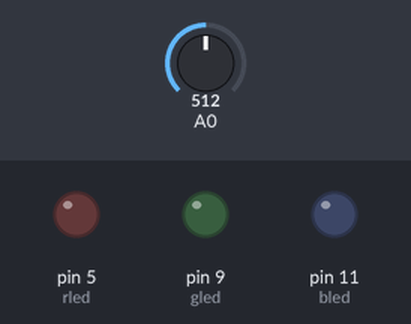
A sketch run on a simulated Arduino Uno, built with avr-gcc and run on an emulated ATmega328P. Shown: output pins drawn as LEDs (lit = HIGH). The inputs (shaded band) are chosen by the test bench; at power-on: A0 = 512.

Above: at 1.2 s.
1.3 s: A0 set to 716
At 2.04 s:
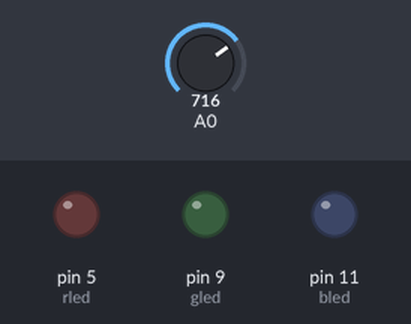
4.3 s: A0 set to 511
At 4.8 s:
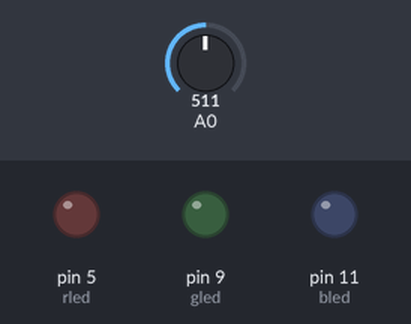
7.3 s: A0 set to 306
At 7.73 s:
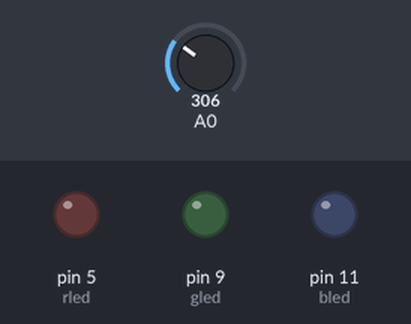
Timing chart, 0 to 16.3 s (numbered marks = the images above; inputs shaded):
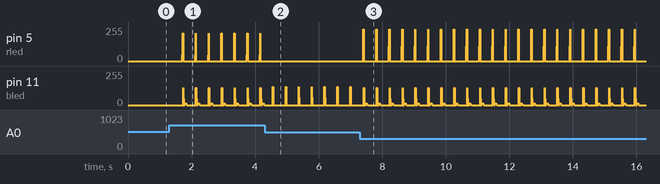

Measured:
- after the input at 1.3 s, pin 5 (rled): 0/255 → 44/255 after 0.41 s, then repeats every 0.41 s: 209/255 0.01 s, 0/255 0.39 s, 44/255 0.01 s; pin 11 (bled): 0/255 → 128/255 after 0.43 s, then repeats every 0.41 s: 48/255 0.01 s, 0/255 0.04 s, 12/255 0.04 s, 2/255 0.04 s, 0/255 0.27 s, 128/255 0.01 s
- after the input at 4.3 s, pin 5 (rled): stops changing and stays 0/255
- after the input at 7.3 s, pin 5 (rled): 0/255 → 112/255 after 0.10 s, then repeats every 0.41 s: 238/255 0.01 s, 0/255 0.39 s, 112/255 0.01 s

The sketch:

audio_disco.ino
```cpp
#include <arduinoFFT.h>
#define SAMPLES 64
#define rled 5
#define gled 9
#define bled 11
double vReal[SAMPLES];
double vImag[SAMPLES];
int glow;
arduinoFFT FFT = arduinoFFT();
void setup() {
//  ADCSRA = 0b11100101;    // set ADC to free running mode and set pre-scalar to 32 (0xe5)
//  ADMUX = 0b00000000;     // use pin A0 and external voltage reference
  pinMode(rled,OUTPUT);
  pinMode(gled,OUTPUT);
  pinMode(bled,OUTPUT);
  pinMode(A0, INPUT);
  Serial.begin(115200);
}
void loop() {

  // Sampling
  for (int i = 0; i < SAMPLES; i++)
  {
//    while (!(ADCSRA & 0x10));   // wait for ADC to complete current conversion ie ADIF bit set
//    ADCSRA = 0b11110101 ;       // clear ADIF bit so that ADC can do next operation (0xf5)
//    int value = ADC - 512 ;     // Read from ADC and subtract DC offset caused value
    int value = analogRead(0)-512  ;
    vReal[i] = value;
    vImag[i] = 0;
    //Serial.println(value);
    //Serial.print(" ");
  }
  //FFT
  FFT.Windowing(vReal, SAMPLES, FFT_WIN_TYP_HAMMING, FFT_FORWARD);
  FFT.Compute(vReal, vImag, SAMPLES, FFT_FORWARD);
  FFT.ComplexToMagnitude(vReal, vImag, SAMPLES);

  for (int i = 0; i < SAMPLES/2; i++){
    //vReal[i] = constrain(vReal[i], 100,300);
    //vReal[i] = map(vReal[i], 100, 300, 0, 255);
    glow = vReal[i];
    if(glow<64){
      analogWrite(bled,glow*4);
      delay(10);
      analogWrite(bled,0);
    }
    else if(glow>=64 && glow<128){
      analogWrite(bled,glow*2);
      analogWrite(gled,255-glow);
      delay(10);
      analogWrite(bled,0);
      analogWrite(gled,0);
    }
    else if(glow>=128 && glow<192){
      analogWrite(rled,glow*5/4);
      analogWrite(bled,350-glow);
      delay(10);
      analogWrite(bled,0);
      analogWrite(rled,0);
    }
    else{
      analogWrite(rled,glow);
      delay(10);
      analogWrite(rled,0);
    }
  }
}
```
